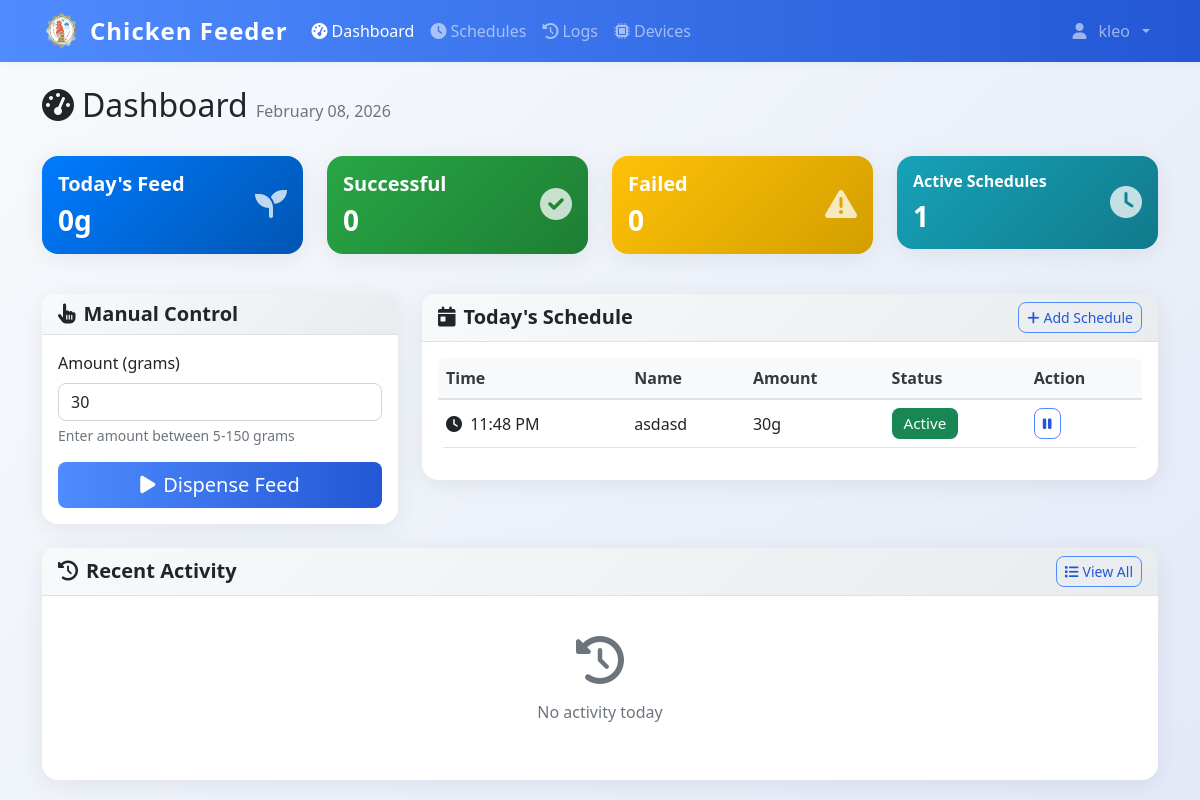
/dashboard (signed in), run on an earlier commit of the app's database.
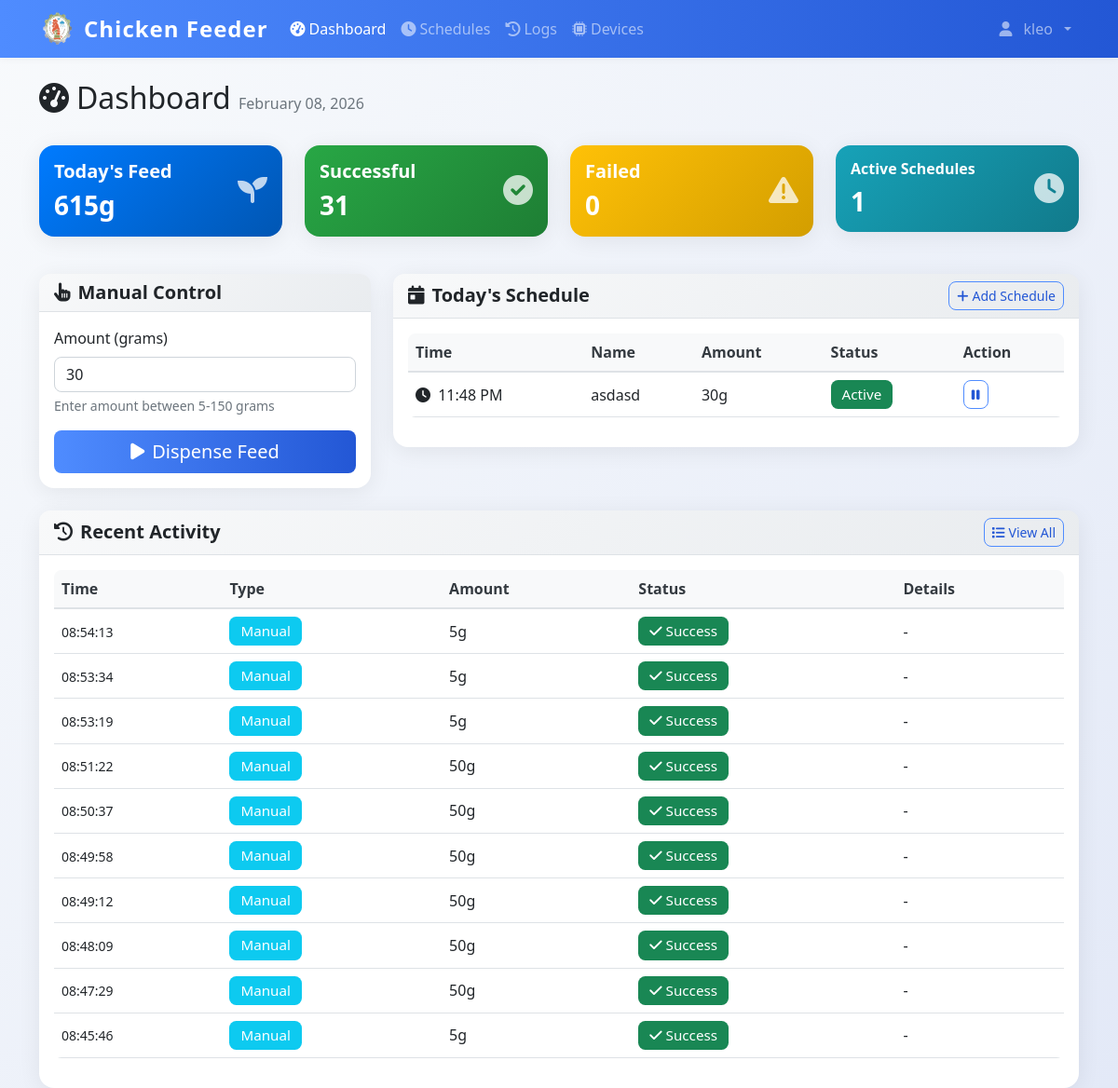
And on a later commit of the database.
### models.py (models this page shows)
class User(UserMixin, db.Model):
    id = db.Column(db.Integer, primary_key=True)
    username = db.Column(db.String(80), unique=True, nullable=False)
    email = db.Column(db.String(120), unique=True, nullable=False)
    password_hash = db.Column(db.String(120), nullable=False)
    iot_device_url = db.Column(db.String(255), nullable=True)  # e.g., 'http://192.168.1.100:5000' or 'pi_klei'
    is_admin = db.Column(db.Boolean, default=True)
    created_at = db.Column(db.DateTime, default=datetime.utcnow)

class FeedSchedule(db.Model):
    id = db.Column(db.Integer, primary_key=True)
    name = db.Column(db.String(100), nullable=False)
    feed_time = db.Column(db.Time, nullable=False)
    amount_grams = db.Column(db.Integer, nullable=False)
    is_active = db.Column(db.Boolean, default=True)
    created_by = db.Column(db.Integer, db.ForeignKey('user.id'), nullable=False)
    created_at = db.Column(db.DateTime, default=datetime.utcnow)
    user = db.relationship('User', backref=db.backref('schedules', lazy=True))

class DispenseLog(db.Model):
    id = db.Column(db.Integer, primary_key=True)
    timestamp = db.Column(db.DateTime, default=datetime.utcnow, nullable=False)
    amount_grams = db.Column(db.Integer, nullable=False)
    trigger_type = db.Column(db.String(20), nullable=False)
    schedule_id = db.Column(db.Integer, db.ForeignKey('feed_schedule.id'), nullable=True)
    status = db.Column(db.String(20), default='success')
    error_message = db.Column(db.Text, nullable=True)
    image_path = db.Column(db.String(255), nullable=True)  # Path to captured feed image
    pellet_count = db.Column(db.Integer, nullable=True)  # Number of pellets detected in image
    grams_detected = db.Column(db.Float, nullable=True)  # Estimated grams of pellets in feeder
    grams_dispensed = db.Column(db.Integer, nullable=True)  # Actual amount dispensed by servo
    triggered_by = db.Column(db.Integer, db.ForeignKey('user.id'), nullable=True)
    schedule = db.relationship('FeedSchedule', backref=db.backref('dispense_logs', lazy=True))
    user = db.relationship('User', backref=db.backref('dispense_logs', lazy=True))

### app.py (the view)
@app.route('/dashboard', methods=['GET', 'POST'])
@login_required
def dashboard():
    today_schedules = FeedSchedule.query.filter_by(created_by=current_user.id, is_active=True).order_by(FeedSchedule.feed_time).all()
    today_start = datetime.now().replace(hour=0, minute=0, second=0, microsecond=0)
    today_logs = DispenseLog.query.filter(
        DispenseLog.timestamp >= today_start,
        DispenseLog.triggered_by == current_user.id
    ).order_by(DispenseLog.timestamp.desc()).all()
    total_today = sum(log.amount_grams for log in today_logs if log.status == 'success')
    return render_template('dashboard.html',
                         schedules=today_schedules,
                         logs=today_logs,
                         total_today=total_today)

### templates/dashboard.html (shortened to what this page needs)
{% extends "base.html" %}
{% block content %}
<div class="container mt-4">
    <div class="row mb-4">
    <div class="col">
        <h1 class="h2">
            <i class="fas fa-tachometer-alt me-2"></i>Dashboard
            <span class="text-muted fs-6">{{ datetime.now().strftime('%B %d, %Y') }}</span>
        </h1>
    </div>
</div>
<div class="row mb-4">
    <div class="col-md-3 mb-3">
        <div class="card bg-primary text-white">
            <div class="card-body">
                <div class="d-flex justify-content-between">
                    <div>
                        <h5 class="card-title">Today's Feed</h5>
                        <h3 class="mb-0" id="total-today">{{ total_today }}g</h3>
                    </div>
                    <div class="align-self-center">
                        <i class="fas fa-seedling fa-2x opacity-75"></i>
                    </div>
                </div>
            </div>
        </div>
    </div>
    <div class="col-md-3 mb-3">
        <div class="card bg-success text-white">
            <div class="card-body">
                <div class="d-flex justify-content-between">
                    <div>
                        <h5 class="card-title">Successful</h5>
                        <h3 class="mb-0" id="successful-today">{{ logs|selectattr('status', 'equalto', 'success')|list|length }}</h3>
                    </div>
                    <div class="align-self-center">
                        <i class="fas fa-check-circle fa-2x opacity-75"></i>
                    </div>
                </div>
            </div>
        </div>
    </div>
    <div class="col-md-3 mb-3">
        <div class="card bg-warning text-white">
            <div class="card-body">
                <div class="d-flex justify-content-between">
                    <div>
                        <h5 class="card-title">Failed</h5>
                        <h3 class="mb-0" id="failed-today">{{ logs|selectattr('status', 'equalto', 'failure')|list|length }}</h3>
                    </div>
                    <div class="align-self-center">
                        <i class="fas fa-exclamation-triangle fa-2x opacity-75"></i>
                    </div>
                </div>
            </div>
        </div>
    </div>
    <div class="col-md-3 mb-3">
        <div class="card bg-info text-white">
            <div class="card-body">
                <div class="d-flex justify-content-between">
                    <div>
                        <h5 class="card-title fs-6">Active Schedules</h5>
                        <h3 class="mb-0">{{ schedules|selectattr('is_active')|list|length }}</h3>
                    </div>
                    <div class="align-self-center">
                        <i class="fas fa-clock fa-2x opacity-75"></i>
                    </div>
                </div>
            </div>
        </div>
    </div>
</div>
<div class="row">
    <div class="col-lg-4 mb-4">
        <div class="card">
            <div class="card-header">
                <h5 class="card-title mb-0">
                    <i class="fas fa-hand-pointer me-2"></i>Manual Control
                </h5>
            </div>
            <div class="card-body">
                <form id="manual-dispense-form">
                    <div class="mb-3">
                        <label for="amount" class="form-label">Amount (grams)</label>
                        <input type="number" class="form-control" id="amount" min="5" max="150" value="30" required>
                        <div class="form-text">Enter amount between 5-150 grams</div>
                    </div>
                    <div class="d-grid">
                        <button type="submit" class="btn btn-primary btn-lg" id="dispense-btn">
                            <i class="fas fa-play me-2"></i>Dispense Feed
                        </button>
                    </div>
                </form>
            </div>
        </div>
    </div>
    <div class="col-lg-8 mb-4">
        <div class="card">
            <div class="card-header d-flex justify-content-between align-items-center">
                <h5 class="card-title mb-0">
                    <i class="fas fa-calendar-day me-2"></i>Today's Schedule
                </h5>
                <a href="{{ url_for('schedules') }}" class="btn btn-outline-primary btn-sm">
                    <i class="fas fa-plus me-1"></i>Add Schedule
                </a>
            </div>
            <div class="card-body">
                {% if schedules %}
                <div class="table-responsive">
                    <table class="table table-hover">
                        <thead>
                            <tr>
                                <th>Time</th>
                                <th>Name</th>
                                <th>Amount</th>
                                <th>Status</th>
                                <th>Action</th>
                            </tr>
                        </thead>
                        <tbody>
                            {% for schedule in schedules %}
                            <tr>
                                <td>
                                    <i class="fas fa-clock me-1"></i>
                                    {{ schedule.feed_time.strftime('%I:%M %p') }}
                                </td>
                                <td>{{ schedule.name }}</td>
                                <td>{{ schedule.amount_grams }}g</td>
                                <td>
                                    {% if schedule.is_active %}
                                        <span class="badge bg-success">Active</span>
                                    {% else %}
                                        <span class="badge bg-secondary">Inactive</span>
                                    {% endif %}
                                </td>
                                <td>
                                    <button class="btn btn-sm btn-outline-primary"
                                            onclick="toggleSchedule({{ schedule.id }})">
                                        {% if schedule.is_active %}
                                            <i class="fas fa-pause"></i>
                                        {% else %}
                                            <i class="fas fa-play"></i>
                                        {% endif %}
                                    </button>
                                </td>
                            </tr>
                            {% endfor %}
                        </tbody>
                    </table>
                </div>
                {% endif %}
            </div>
        </div>
    </div>
</div>
<div class="row">
    <div class="col-12">
        <div class="card">
            <div class="card-header d-flex justify-content-between align-items-center">
                <h5 class="card-title mb-0">
                    <i class="fas fa-history me-2"></i>Recent Activity
                </h5>
                <a href="{{ url_for('logs') }}" class="btn btn-outline-primary btn-sm">
                    <i class="fas fa-list me-1"></i>View All
                </a>
            </div>
            <div class="card-body">
                {% if logs %}
                <div class="table-responsive">
                    <table class="table table-hover">
                        <thead>
                            <tr>
                                <th>Time</th>
                                <th>Type</th>
                                <th>Amount</th>
                                <th>Status</th>
                                <th>Details</th>
                            </tr>
                        </thead>
                        <tbody>
                            {% for log in logs[:10] %}
                            <tr>
                                <td>
                                    <small>{{ log.timestamp.strftime('%H:%M:%S') }}</small>
                                </td>
                                <td>
                                    {% if log.trigger_type == 'manual' %}
                                        <span class="badge bg-info">Manual</span>
                                    {% else %}
                                        <span class="badge bg-primary">Scheduled</span>
                                    {% endif %}
                                </td>
                                <td>{{ log.amount_grams }}g</td>
                                <td>
                                    {% if log.status == 'success' %}
                                        <span class="badge bg-success">
                                            <i class="fas fa-check me-1"></i>Success
                                        </span>
                                    {% else %}
                                        <span class="badge bg-danger">
                                            <i class="fas fa-times me-1"></i>Failed
                                        </span>
                                    {% endif %}
                                </td>
                                <td style="max-width: 300px;">
                                    {% if log.schedule %}
                                        {{ log.schedule.name }}
                                    {% elif log.error_message %}
                                        <small class="text-danger" title="{{ log.error_message }}" style="cursor: help;">
                                            {{ log.error_message[:100] }}{% if log.error_message|length > 100 %}...{% endif %}
                                        </small>
                                    {% else %}
                                        -
                                    {% endif %}
                                </td>
                            </tr>
                            {% endfor %}
                        </tbody>
                    </table>
                </div>
                {% else %}
                <div class="text-center text-muted py-4">
                    <i class="fas fa-history fa-3x mb-3"></i>
                    <p>No activity today</p>
                </div>
                {% endif %}
            </div>
        </div>
    </div>
</div>
</div>
{% endblock %}

### templates/base.html (shortened to what this page needs)
<!DOCTYPE html>
<html lang="en">
<head>
    <link href="https://cdn.jsdelivr.net/npm/bootstrap@5.1.3/dist/css/bootstrap.min.css" rel="stylesheet">
    <link href="https://cdnjs.cloudflare.com/ajax/libs/font-awesome/6.0.0/css/all.min.css" rel="stylesheet">
    <link href="{{ url_for('static', filename='css/style.css') }}" rel="stylesheet">
</head>
<body>
    {% if current_user.is_authenticated %}
    <nav class="navbar navbar-expand-lg navbar-dark bg-primary">
        <div class="container">
            <div class="d-flex align-items-center gap-2">
                <img src="{{ url_for('static', filename='img/chicken-logo.png') }}" alt="Logo" style="width:40px;height:40px;" >
                <a class="navbar-brand" href="{{ url_for('dashboard') }}">
                   Chicken Feeder
                </a>
            </div>
            <div class="collapse navbar-collapse" id="navbarNav">
                <ul class="navbar-nav me-auto">
                    <li class="nav-item">
                        <a class="nav-link {% if request.endpoint == 'dashboard' %}active{% endif %}"
                           href="{{ url_for('dashboard') }}">
                            <i class="fas fa-tachometer-alt me-1"></i>Dashboard
                        </a>
                    </li>
                    <li class="nav-item">
                        <a class="nav-link {% if request.endpoint in ['schedules', 'add_schedule'] %}active{% endif %}"
                           href="{{ url_for('schedules') }}">
                            <i class="fas fa-clock me-1"></i>Schedules
                        </a>
                    </li>
                    <li class="nav-item">
                        <a class="nav-link {% if request.endpoint == 'logs' %}active{% endif %}"
                           href="{{ url_for('logs') }}">
                            <i class="fas fa-history me-1"></i>Logs
                        </a>
                    </li>
                    <li class="nav-item">
                        <a class="nav-link {% if request.endpoint in ['devices', 'add_device'] %}active{% endif %}"
                           href="{{ url_for('devices') }}">
                            <i class="fas fa-microchip me-1"></i>Devices
                        </a>
                    </li>
                </ul>
                <ul class="navbar-nav">
                    <li class="nav-item dropdown">
                        <a class="nav-link dropdown-toggle d-flex align-items-center gap-2" href="#" id="navbarDropdown" role="button"
                           data-bs-toggle="dropdown" aria-expanded="false">
                            <i class="fas fa-user me-1 "></i>{{ current_user.username }}
                        </a>
                    </li>
                </ul>
            </div>
        </div>
    </nav>
    {% endif %}
    <main class="container-fluid align-items-center">
        {% block content %}{% endblock %}
    </main>
</body>
</html>

What changed in the data, as far as the page shows it:
added DispenseLog: timestamp "08:54:13", trigger_type "Manual", amount_grams "5", status "success" (drawn)
added DispenseLog: timestamp "08:53:34", trigger_type "Manual", amount_grams "5", status "success" (drawn)
added DispenseLog: timestamp "08:53:19", trigger_type "Manual", amount_grams "5", status "success" (drawn)
added DispenseLog: timestamp "08:51:22", trigger_type "Manual", amount_grams "50", status "success" (drawn)
added DispenseLog: timestamp "08:50:37", trigger_type "Manual", amount_grams "50", status "success" (drawn)
added DispenseLog: timestamp "08:49:58", trigger_type "Manual", amount_grams "50", status "success" (drawn)
added DispenseLog: timestamp "08:49:12", trigger_type "Manual", amount_grams "50", status "success" (drawn)
added DispenseLog: timestamp "08:48:09", trigger_type "Manual", amount_grams "50", status "success" (drawn)
added DispenseLog: timestamp "08:47:29", trigger_type "Manual", amount_grams "50", status "success" (drawn)
added DispenseLog: timestamp "08:45:46", trigger_type "Manual", amount_grams "5", status "success" (drawn)
Also different on the page:
{{ total_today }}: "0" → "615"
{{ logs|selectattr('status', 'equalto', 'success')|list|length }}: "0" → "31"
text no longer shown: "No activity today"
text now shown: "Time Type Amount Status Details"
